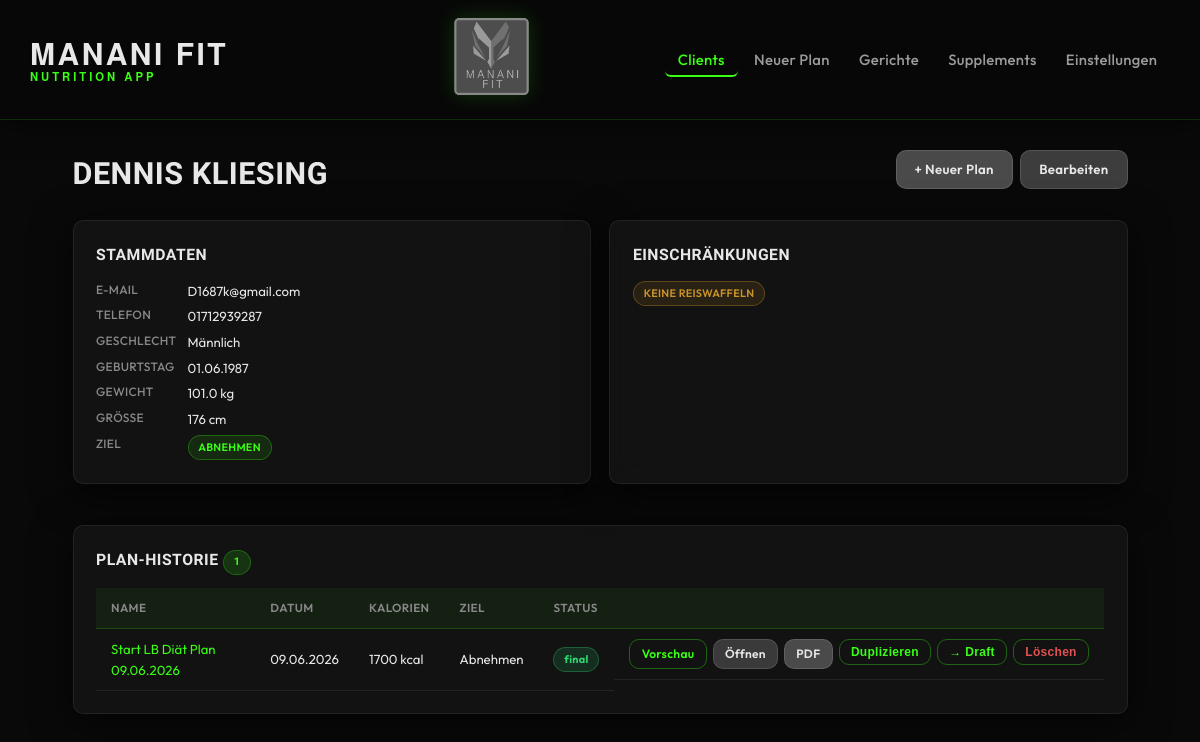
The app's page /clients/2 with its own data.
### models.py (models this page shows, shortened)
class Client(db.Model):
    __tablename__ = "clients"
    __allow_unmapped__ = True
    id: int = db.Column(db.Integer, primary_key=True)
    name: str = db.Column(db.String(120), nullable=False)
    email: str | None = db.Column(db.String(200))
    phone: str | None = db.Column(db.String(50))
    birthdate: date | None = db.Column(db.Date)
    gender: str | None = db.Column(db.String(20))
    weight_kg: float | None = db.Column(db.Float)
    height_cm: float | None = db.Column(db.Float)
    goal: str = db.Column(db.String(30), nullable=False, default="Halten")
    restrictions_text: str | None = db.Column(db.Text)
    restriction_tags: str = db.Column(db.Text, default="[]")
    created_at: datetime = db.Column(db.DateTime, default=datetime.utcnow)
    updated_at: datetime = db.Column(
        db.DateTime, default=datetime.utcnow, onupdate=datetime.utcnow
    )
    is_archived: bool = db.Column(db.Boolean, default=False)
    macro_overrides: str | None = db.Column(db.Text, nullable=True)
    plans = db.relationship("MealPlan", back_populates="client", lazy="dynamic")
    def get_restriction_tags(self) -> list[str]:
        return json.loads(self.restriction_tags or "[]")

class MealPlan(db.Model):
    __tablename__ = "meal_plans"
    __allow_unmapped__ = True
    id: int = db.Column(db.Integer, primary_key=True)
    client_id: int = db.Column(db.Integer, db.ForeignKey("clients.id"), nullable=False)
    name: str = db.Column(db.String(200), nullable=False)
    date_created: datetime = db.Column(db.DateTime, default=datetime.utcnow)
    date_modified: datetime = db.Column(
        db.DateTime, default=datetime.utcnow, onupdate=datetime.utcnow
    )
    kcal_target: int = db.Column(db.Integer, nullable=False)
    n_meals: int = db.Column(db.Integer, nullable=False, default=3)
    goal: str = db.Column(db.String(30), nullable=False)
    notes: str | None = db.Column(db.Text)
    status: str = db.Column(db.String(10), default="draft")
    include_supplements: bool = db.Column(db.Boolean, default=False)
    macro_overrides: str | None = db.Column(db.Text, nullable=True)
    client = db.relationship("Client", back_populates="plans")
    meal_slots = db.relationship(
        "MealSlot",
        back_populates="plan",
        order_by="MealSlot.position",
        cascade="all, delete-orphan",
    )
    supplements = db.relationship(
        "PlanSupplement",
        back_populates="plan",
        order_by="PlanSupplement.position",
        cascade="all, delete-orphan",
    )

### app.py (the view)
    @app.route("/clients/<int:client_id>")
    def clients_detail(client_id: int):
        client = Client.query.get_or_404(client_id)
        plans = (
            MealPlan.query.filter_by(client_id=client_id)
            .order_by(MealPlan.date_created.desc())
            .all()
        )
        return render_template("clients/detail.html", client=client, plans=plans)

### templates/clients/detail.html (shortened to what this page needs)
{% extends "base.html" %}
{% block content %}
<div class="page-header">
  <h1>{{ client.name }}</h1>
  <div class="header-actions">
    <a href="{{ url_for('plans_new', client_id=client.id) }}" class="btn btn--primary">+ Neuer Plan</a>
    <a href="{{ url_for('clients_edit', client_id=client.id) }}" class="btn btn--secondary">Bearbeiten</a>
  </div>
</div>
<div class="detail-grid">
  <section class="card">
    <h2>Stammdaten</h2>
    <dl class="detail-list">
      <dt>E-Mail</dt><dd>{{ client.email or '—' }}</dd>
      <dt>Telefon</dt><dd>{{ client.phone or '—' }}</dd>
      <dt>Geschlecht</dt><dd>{{ client.gender or '—' }}</dd>
      <dt>Geburtstag</dt><dd>{{ client.birthdate.strftime('%d.%m.%Y') if client.birthdate else '—' }}</dd>
      <dt>Gewicht</dt><dd>{{ (client.weight_kg|string + ' kg') if client.weight_kg else '—' }}</dd>
      <dt>Größe</dt><dd>{{ (client.height_cm|int|string + ' cm') if client.height_cm else '—' }}</dd>
      <dt>Ziel</dt><dd><span class="tag">{{ client.goal }}</span></dd>
    </dl>
  </section>
  <section class="card">
    <h2>Einschränkungen</h2>
    <div class="tags-wrap">
      {% for tag in client.get_restriction_tags() %}
        <span class="tag tag--restriction">{{ tag }}</span>
      {% else %}
        <p class="empty-hint">Keine Einschränkungen.</p>
      {% endfor %}
    </div>
  </section>
</div>
<section class="card" style="margin-top:1.5rem">
  <h2>Plan-Historie <span class="badge">{{ plans|length }}</span></h2>
  {% if plans %}
    <div class="table-wrap">
      <table class="data-table">
        <thead>
          <tr><th>Name</th><th>Datum</th><th>Kalorien</th><th>Ziel</th><th>Status</th><th></th></tr>
        </thead>
        <tbody>
          {% for p in plans %}
          <tr>
            <td><a href="{{ url_for('plans_edit', plan_id=p.id) }}">{{ p.name }}</a></td>
            <td>{{ p.date_created.strftime('%d.%m.%Y') }}</td>
            <td>{{ p.kcal_target }} kcal</td>
            <td>{{ p.goal }}</td>
            <td><span class="badge badge--{{ p.status }}">{{ p.status }}</span></td>
            <td class="actions">
              <a href="{{ url_for('plans_preview', plan_id=p.id) }}" class="btn btn--sm btn--ghost">Vorschau</a>
              <a href="{{ url_for('plans_edit', plan_id=p.id) }}" class="btn btn--sm">Öffnen</a>
              <a href="{{ url_for('plans_pdf', plan_id=p.id) }}" class="btn btn--sm btn--primary">PDF</a>
              <form method="post" action="{{ url_for('plans_duplicate', plan_id=p.id) }}" style="display:inline">
                <button type="submit" class="btn btn--sm btn--ghost">Duplizieren</button>
              </form>
              <form method="post" action="{{ url_for('plans_update_status', plan_id=p.id) }}" style="display:inline">
                {% if p.status == 'draft' %}
                  <button type="submit" name="status" value="final" class="btn btn--sm btn--ghost">→ Final</button>
                {% else %}
                  <button type="submit" name="status" value="draft" class="btn btn--sm btn--ghost">→ Draft</button>
                {% endif %}
              </form>
              <form method="post" action="{{ url_for('plans_delete', plan_id=p.id) }}" style="display:inline" onsubmit="return confirm('Plan wirklich löschen?')">
                <button type="submit" class="btn btn--sm btn--ghost" style="color:var(--danger)">Löschen</button>
              </form>
            </td>
          </tr>
          {% endfor %}
        </tbody>
      </table>
    </div>
  {% else %}
    <p class="empty-hint">Noch keine Pläne für diesen Client.</p>
  {% endif %}
</section>
{% endblock %}

### static/css/app.css (style rules this page uses)
:root { --primary: #39ff14; --primary-light: #7fff50; --primary-dim: rgba(57,255,20,.12); --bg: #0d0d0d; --surface: rgba(20,20,20,.88); --surface-light: rgba(36,36,36,.92); --border: rgba(255,255,255,.07); --border-hover: rgba(255,255,255,.14); --text: #e8e8e8; --text-muted: #888; --danger: #e05252; --warning: #c9922a; --success: #2ed573; --radius: 10px; --shadow: 0 8px 40px rgba(0,0,0,.65); --shadow-sm: 0 3px 14px rgba(0,0,0,.4); --nav-h: 120px; }
*, *::before, *::after { box-sizing: border-box; margin: 0; padding: 0; }
html { font-size: 15px; }
body { font-family: 'Outfit', system-ui, sans-serif; background-color: var(--bg); background-image: url('/static/uploads/trainings_plan_logos.png'); background-size: cover; background-position: center; background-attachment: fixed; color: var(--text); line-height: 1.55; min-height: 100vh; position: relative; }
body::before { content: ''; position: fixed; inset: 0; background: rgba(0,0,0,.27); z-index: 0; pointer-events: none; }
a { color: var(--primary); text-decoration: none; }
.page-header { display: flex; align-items: flex-start; justify-content: space-between; gap: 1rem; margin-bottom: 1.5rem; flex-wrap: wrap; }
.page-header h1 { font-family: 'Barlow Semi Condensed', sans-serif; font-size: 2.04rem; font-weight: 700; letter-spacing: .5px; color: var(--text); text-transform: uppercase; }
.header-actions { display: flex; gap: .5rem; flex-wrap: wrap; align-items: center; }
.btn { display: inline-flex; align-items: center; gap: .35rem; padding: .55rem 1.2rem; border-radius: var(--radius); border: 1px solid rgba(255,255,255,.12); cursor: pointer; font-size: .88rem; font-weight: 600; font-family: 'Outfit', inherit; letter-spacing: .3px; transition: background .2s ease, color .2s ease, border-color .2s ease, box-shadow .2s ease; text-decoration: none !important; white-space: nowrap; background: #3a3a3a; color: var(--text); }
.btn--primary { background: #4a4a4a; color: var(--text); }
.btn--secondary { background: #3d3d3d; color: var(--text); }
.btn--ghost { background: transparent; color: var(--primary); border: 1px solid rgba(57,255,20,.35); }
.btn--sm { padding: .32rem .75rem; font-size: .8rem; }
.card { background: var(--surface); border: 1px solid var(--border); border-radius: var(--radius); padding: 1.5rem; box-shadow: var(--shadow); margin-bottom: 1.25rem; backdrop-filter: blur(14px); -webkit-backdrop-filter: blur(14px); transition: border-color .2s ease; }
.card h2 { font-family: 'Barlow Semi Condensed', sans-serif; font-size: 1.05rem; font-weight: 700; letter-spacing: .5px; text-transform: uppercase; color: var(--text); margin-bottom: .85rem; }
.table-wrap { overflow-x: auto; }
.data-table { width: 100%; border-collapse: collapse; font-size: .88rem; }
.data-table th { background: rgba(57,255,20,.06); color: var(--text-muted); font-weight: 600; letter-spacing: .4px; text-transform: uppercase; font-size: .78rem; text-align: left; padding: .75rem 1rem; border-bottom: 1px solid rgba(57,255,20,.2); }
.data-table td { padding: .65rem 1rem; border-bottom: 1px solid var(--border); vertical-align: middle; }
.actions { display: flex; gap: .4rem; white-space: nowrap; }
.tag { display: inline-block; padding: .22rem .65rem; border-radius: 20px; font-size: .72rem; font-weight: 600; letter-spacing: .3px; text-transform: uppercase; background: rgba(57,255,20,.1); color: var(--primary); border: 1px solid rgba(57,255,20,.3); }
.tag--restriction { background: rgba(201,146,42,.12); color: var(--warning); border-color: rgba(201,146,42,.35); }
.badge { display: inline-block; padding: .2rem .65rem; border-radius: 20px; font-size: .72rem; font-weight: 700; letter-spacing: .3px; background: rgba(57,255,20,.15); color: var(--primary); border: 1px solid rgba(57,255,20,.25); }
.badge--final { background: rgba(46,213,115,.15); color: var(--success); border-color: rgba(46,213,115,.3); }
.detail-grid { display: grid; grid-template-columns: 1fr 1fr; gap: 1.25rem; }
.detail-list { display: grid; grid-template-columns: max-content 1fr; gap: .35rem .75rem; font-size: .88rem; }
.detail-list dt { color: var(--text-muted); font-weight: 500; font-size: .8rem; text-transform: uppercase; letter-spacing: .3px; }
.tags-wrap { display: flex; gap: .4rem; flex-wrap: wrap; }

### records on screen
Client: name "DENNIS KLIESING", email "D1687k@gmail.com", phone "01712939287", gender "Männlich", birthdate "01.06.1987", weight_kg "101.0 kg", height_cm "176 cm", goal "ABNEHMEN"
MealPlan: name "Start LB Diät Plan 09.06.2026", date_created "09.06.2026", kcal_target "1700", goal "Abnehmen", status "final", shows "→ Draft"

### other values on screen
{{ tag }} "KEINE REISWAFFELN"
{{ plans|length }} "1"
